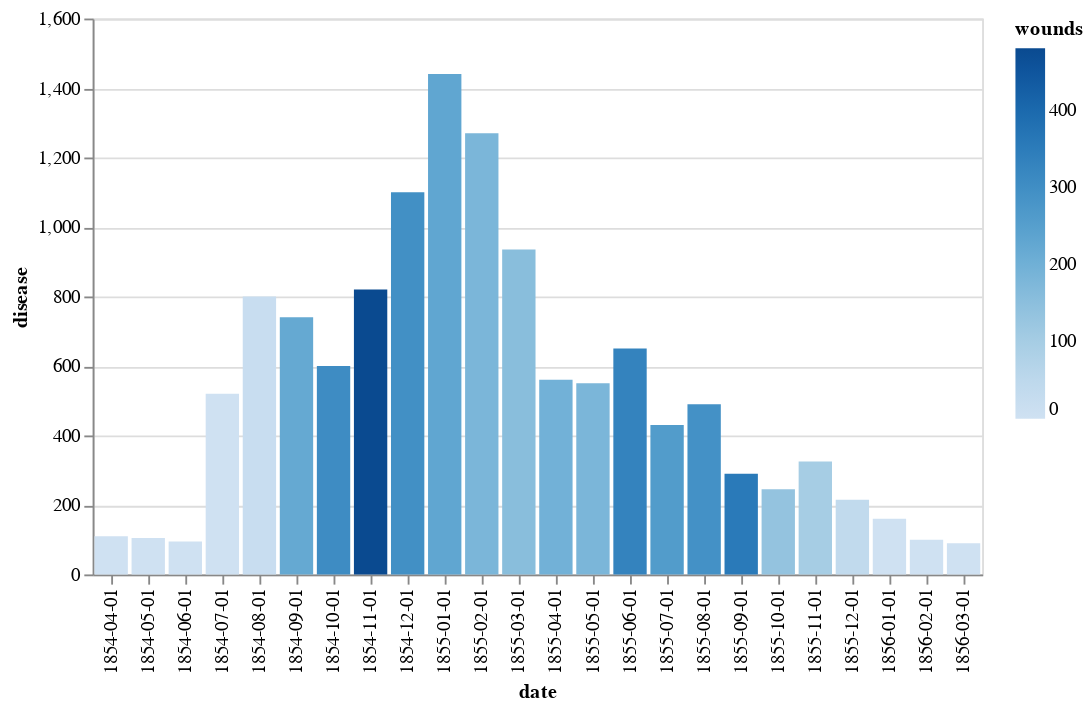

Notebook source saved alongside this figure:
### Code cell
alt.Chart(source).mark_bar().encode(
    x = "date:N",
    y = "disease",
    color = "wounds",
    tooltip=("wounds", "disease", "other")
)

### Figure 1 — Vega-Lite specification as saved in the notebook (floating-point values rounded to 4 significant figures)
{"config": {"view": {"continuousWidth": 400, "continuousHeight": 300}}, "data": {"name": "data-706bd1db8fd7b92d0ae2bc27b8274c2e"}, "mark": "bar", "encoding": {"color": {"field": "wounds", "type": "quantitative"}, "tooltip": [{"field": "wounds", "type": "quantitative"}, {"field": "disease", "type": "quantitative"}, {"field": "other", "type": "quantitative"}], "x": {"field": "date", "type": "nominal"}, "y": {"field": "disease", "type": "quantitative"}}, "$schema": "https://vega.github.io/schema/vega-lite/v4.17.0.json", "datasets": {"data-706bd1db8fd7b92d0ae2bc27b8274c2e": [{"date": "1854-04-01", "wounds": 0, "other": 110, "disease": 110}, {"date": "1854-05-01", "wounds": 0, "other": 95, "disease": 105}, {"date": "1854-06-01", "wounds": 0, "other": 40, "disease": 95}, {"date": "1854-07-01", "wounds": 0, "other": 140, "disease": 520}, {"date": "1854-08-01", "wounds": 20, "other": 150, "disease": 800}, {"date": "1854-09-01", "wounds": 220, "other": 230, "disease": 740}, {"date": "1854-10-01", "wounds": 305, "other": 310, "disease": 600}, {"date": "1854-11-01", "wounds": 480, "other": 290, "disease": 820}, {"date": "1854-12-01", "wounds": 295, "other": 310, "disease": 1100}, {"date": "1855-01-01", "wounds": 230, "other": 460, "disease": 1440}, {"date": "1855-02-01", "wounds": 180, "other": 520, "disease": 1270}, {"date": "1855-03-01", "wounds": 155, "other": 350, "disease": 935}, {"date": "1855-04-01", "wounds": 195, "other": 195, "disease": 560}, {"date": "1855-05-01", "wounds": 180, "other": 155, "disease": 550}, {"date": "1855-06-01", "wounds": 330, "other": 130, "disease": 650}, {"date": "1855-07-01", "wounds": 260, "other": 130, "disease": 430}, {"date": "1855-08-01", "wounds": 290, "other": 110, "disease": 490}, {"date": "1855-09-01", "wounds": 355, "other": 100, "disease": 290}, {"date": "1855-10-01", "wounds": 135, "other": 95, "disease": 245}, {"date": "1855-11-01", "wounds": 100, "other": 140, "disease": 325}, {"date": "1855-12-01", "wounds": 40, "other": 120, "disease": 215}, {"date": "1856-01-01", "wounds": 0, "other": 160, "disease": 160}, {"date": "1856-02-01", "wounds": 0, "other": 100, "disease": 100}, {"date": "1856-03-01", "wounds": 0, "other": 125, "disease": 90}]}}
